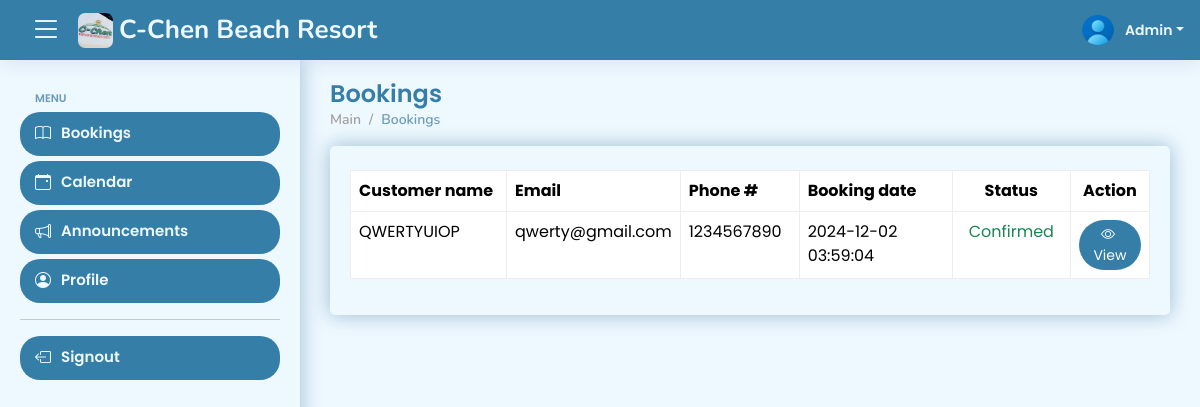
Page /views/admin/bookings.php (signed in) on the earlier database version.
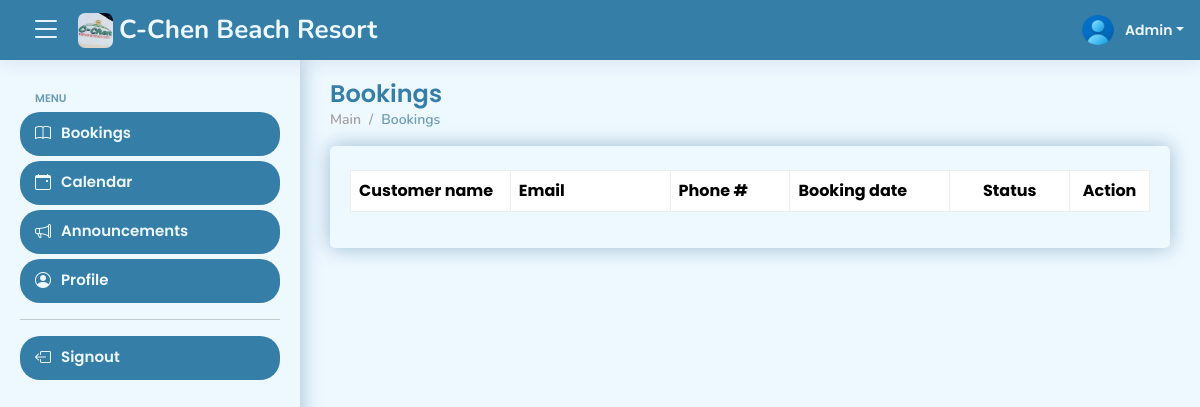
Same page on the later database version.
### tables this page shows
CREATE TABLE IF NOT EXISTS `tbl_bookings` (
  `booking_id` int NOT NULL AUTO_INCREMENT,
  `reference_number` varchar(50) NOT NULL,
  `fullname` varchar(50) NOT NULL,
  `email` varchar(50) NOT NULL,
  `phone_number` varchar(50) NOT NULL,
  `date_check_in` date NOT NULL,
  `date_check_out` date NOT NULL,
  `message` text NOT NULL,
  `reason_for_cancellation` text,
  `mode_of_payment_id` int NOT NULL,
  `evidence` varchar(255) NOT NULL,
  `booking_status_id` int NOT NULL,
  `created_at` timestamp NOT NULL,
  PRIMARY KEY (`booking_id`)
);

### views/admin/bookings.php (the view, shortened to what the changed rows need)
<?php
if (isset($_SESSION['id'])) {
?>
    <!DOCTYPE html>
    <html lang="en">
    <head>
        <?php include 'includes/head.php' ?>
    </head>
    <body>
        <?php include 'includes/header.php' ?>
        <main id="main" class="main">
            <div class="pagetitle">
                <h1>Bookings</h1>
            </div>
            <section class="section dashboard mb-5">
                <div class="row">
                    <div class="col-lg-12">
                        <div class="card">
                            <div class="card-body">
                                <div class="table-responsive mt-4">
                                    <table class="table" id="paginateAllOrders">
                                        <col width="20%">
                                        <col width="20%">
                                        <col width="15%">
                                        <col width="20%">
                                        <col width="15%">
                                        <col width="10%">
                                        <thead>
                                            <tr>
                                                <th>Customer name</th>
                                                <th>Email</th>
                                                <th>Phone #</th>
                                                <th>Booking date</th>
                                                <th class="text-center">Status</th>
                                                <th class="text-center">Action</th>
                                            </tr>
                                        </thead>
                                        <tbody>
                                            <?php
                                            $stmtBookings = $conn->prepare(' SELECT
                                            tbl_bookings.booking_id,
                                            tbl_bookings.reference_number,
                                            tbl_bookings.fullname,
                                            tbl_bookings.email,
                                            tbl_bookings.phone_number,
                                            tbl_bookings.date_check_in,
                                            tbl_bookings.date_check_out,
                                            tbl_bookings.message,
                                            tbl_bookings.reason_for_cancellation,
                                            tbl_mode_of_payment.mode_of_payment,
                                            tbl_bookings.evidence,
                                            tbl_bookings.booking_status_id,
                                            tbl_bookings.created_at
                                            FROM tbl_bookings
                                            INNER JOIN tbl_mode_of_payment ON tbl_bookings.mode_of_payment_id = tbl_mode_of_payment.mode_of_payment_id
                                            ORDER BY tbl_bookings.created_at ASC');
                                            $stmtBookings->execute();
                                            $resultBookings = $stmtBookings->get_result();
                                            if($resultBookings->num_rows > 0) {
                                                while ($rowBookings = $resultBookings->fetch_assoc()) {
                                                    $booking_id = $rowBookings['booking_id'];
                                                    $fullname = $rowBookings['fullname'];
                                                    $email = $rowBookings['email'];
                                                    $phone_number = $rowBookings['phone_number'];
                                                    $booking_status_id = $rowBookings['booking_status_id'];
                                                    $created_at = $rowBookings['created_at'];
                                                    if ($booking_status_id == 1) {
                                                        $status = "Pending";
                                                        $style = "class='text-warning'";
                                                        $cnfrmBtn = "flex;";
                                                        $cnclCnfrmtnBtn = "none;";
                                                        $reason = "none";
                                                    } else if ($booking_status_id == 2) {
                                                        $status = "Confirmed";
                                                        $style = "class='text-success'";
                                                    } else if ($booking_status_id == 3) {
                                                        $status = "Decline";
                                                        $style = "class='text-danger'";
                                                        $cnfrmBtn = "none;";
                                                        $cnclCnfrmtnBtn = "none;";
                                                        $reason = "none";
                                                    } else if ($booking_status_id == 4) {
                                                        $status = "Cancelled";
                                                        $style = "class='text-warning'";
                                                        $cnfrmBtn = "flex;";
                                                        $cnclCnfrmtnBtn = "none;";
                                                        $reason = "block";
                                                    }
                                                    echo "
                                                    <tr>
                                                        <td>$fullname</td>
                                                        <td>$email</td>
                                                        <td>$phone_number</td>
                                                        <td>$created_at</td>
                                                        <td class='text-center'><span $style>$status</span></td>
                                                        <td class='text-center'>
                                                            <button class='btn btn-sm btn-primary rounded-5' data-bs-toggle='modal' data-bs-target='#infoModal$booking_id'>
                                                                <i class='bi bi-eye'></i>&nbsp; <span class='to-hide'>View</span>
                                                            </button>
                                                        </td>
                                                    </tr>
                                                    ";
                                                ?>
                                                <?php
                                                }
                                            }
                                            ?>
                                        </tbody>
                                    </table>
                                </div>
                            </div>
                        </div>
                    </div>
                </div>
            </section>
        </main>
    </body>
    </html>
<?php
} else {
    header('Location: ../../signout.php');
    exit();
}
?>

Differences in the rows shown:
removed tbl_bookings: fullname "QWERTYUIOP", email "qwerty@gmail.com", phone_number "1234567890", created_at "2024-12-02 03:59:04", booking_status "Confirmed"
